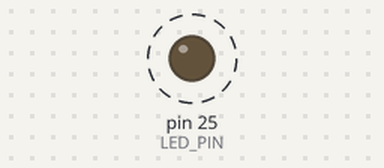
The sketch below on a simulated Arduino Mega 2560, built with avr-gcc and run on an emulated ATmega2560. On the bench: output pins drawn as LEDs (lit = HIGH). Dashed ring = blinking.

Above: at 0.5 s.
Timing chart, 0 to 4.6 s (numbered marks = the images above):
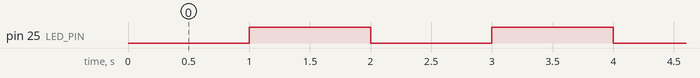

Measured:
- by itself, pin 25 (LED_PIN): alternates HIGH for 1.0 s and LOW for 1.0 s

The sketch:

Part3.ino
```cpp
/*
 * Lab 1 Part 3  - LED will cycle through 4 brightness states.
 */
const int LED_PIN = 25;
const int READ_PIN = 38;
int val = 0;

void setup() {
  pinMode(LED_PIN, OUTPUT);
  pinMode(READ_PIN, INPUT_PULLUP);
}

void loop() {
  analogWrite(LED_PIN, val);

  val += 64;
  if (val == 256)
  {
    val = 0;
  }

  delay(500);
}
```
